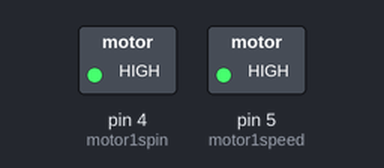
The sketch below on a simulated Arduino Uno, built with avr-gcc and run on an emulated ATmega328P. Shown: switched loads named in the sketch (green lamp = pin HIGH).

Above: at 3.8 s.
At 11.5 s:
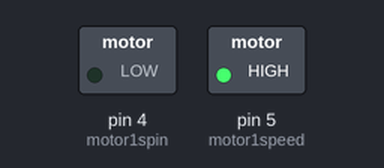
Timing chart, 0 to 20.0 s (numbered marks = the images above):
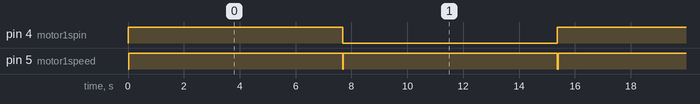

The sketch:

motorTest298.ino
```cpp
int motor1spin = 4;
int motor1speed = 5;

void setup(){
  pinMode(motor1spin, OUTPUT);
  pinMode(motor1speed, OUTPUT);
  }

void loop(){
  int value;

  for (value = 0; value <= 255; value+=1){
    digitalWrite(motor1spin, HIGH);
    digitalWrite(motor1speed, value);
    delay(30);
    }

    for (value = 0; value <=255; value+=1){
      digitalWrite(motor1spin, LOW);
      digitalWrite(motor1speed, value);
      delay(30);
      }
  }
```

Measured:
- by itself, pin 4 (motor1spin): alternates HIGH for 7.7 s and LOW for 7.7 s
- by itself, pin 5 (motor1speed): alternates HIGH for 7.7 s and LOW for 0.03 s
- by itself, everything shown: repeats every 15.4 s, in 4 steps
